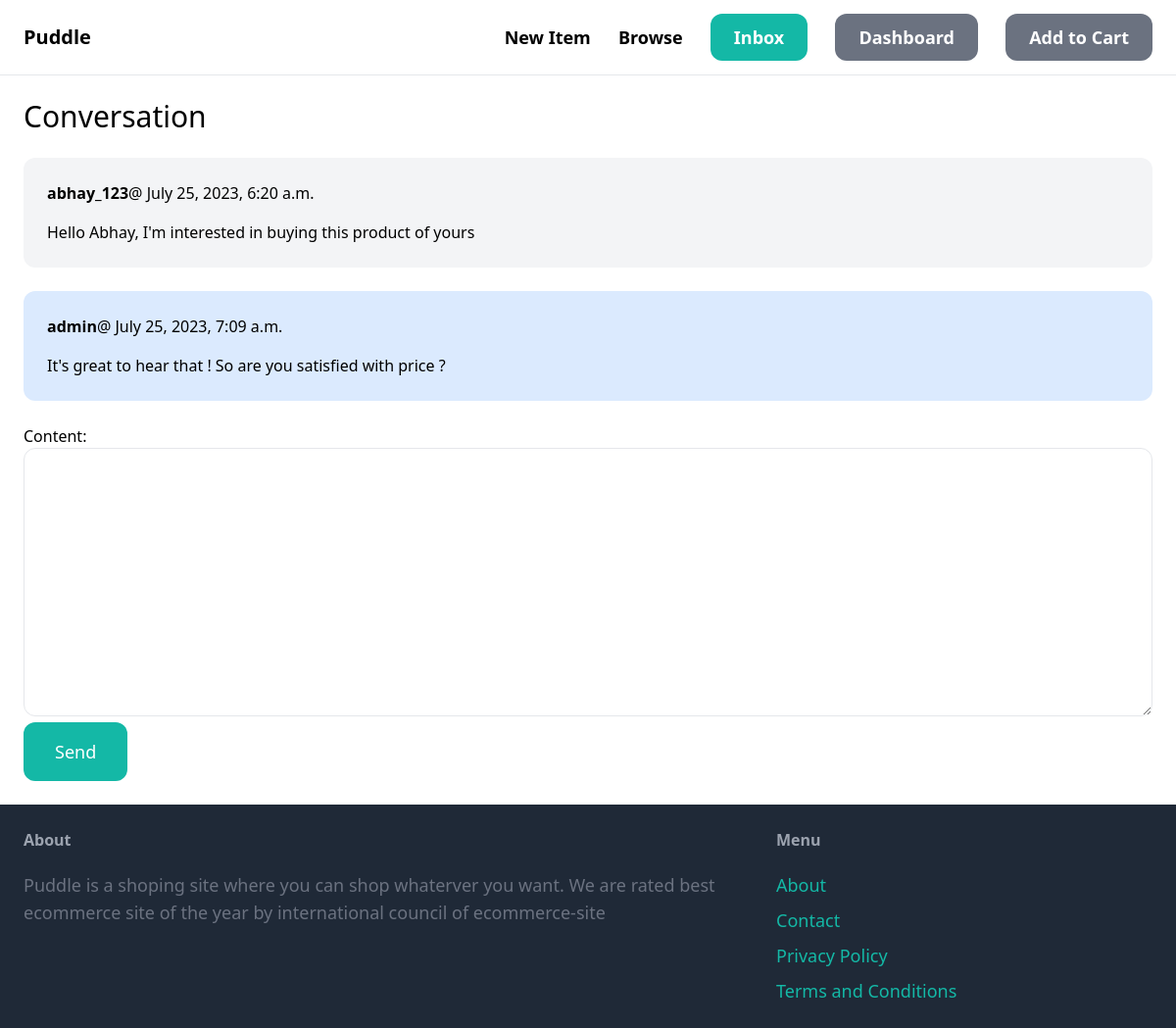
The page /inbox/1/ (signed in) on the database its author committed.
### conversation/models.py (models this page shows)
class ConversationMessage(models.Model):
    conversation = models.ForeignKey(Conversation, related_name='messages', on_delete=models.CASCADE)
    content = models.TextField()
    created_at = models.DateTimeField(auto_now_add=True)
    created_by = models.ForeignKey(User, related_name='created_messages', on_delete=models.CASCADE)

### conversation/views.py (the view)
# urls.py: path('<int:pk>/', views.detail, name = 'detail'),
@login_required
def detail(request, pk):
    conversation = Conversation.objects.filter(members__in=[request.user.id]).get(pk=pk)
    if request.method == 'POST':
        form = ConversationMessageForm(request.POST)
        if form.is_valid():
            conversation_message = form.save(commit=False)
            conversation_message.conversation = conversation
            conversation_message.created_by = request.user
            conversation_message.save()
            conversation.save()
            return redirect('conversation:detail',pk=pk)
    else:
        form = ConversationMessageForm()
    return render(request, 'conversation/detail.html',{
        'conversation' : conversation,
        'form' : form
    })

### conversation/forms.py
class ConversationMessageForm(forms.ModelForm):
    class Meta:
        model = ConversationMessage
        fields = ('content', )
        widgets = {
            'content' : forms.Textarea(attrs={
                'class' : 'w-full py-4 px-6 rounded-xl border'
            })
        }

### conversation/templates/conversation/detail.html (shortened to what this page needs)
{% extends 'core/base.html' %}
{% block content %}
    <h1 class="mb-6 text-3xl">Conversation</h1>
    <div class="space-y-6">
        {% for message in conversation.messages.all %}
            <div class="p-6 flex {% if message.created_by == request.user %}bg-blue-100 {% else %}bg-gray-100 {% endif %} rounded-xl">
                <div>
                    <p class="mb-4"><strong>{{ message.created_by.username }}</strong>@ {{ message.created_at }}</p>
                    <p>{{ message.content }}</p>
                </div>
            </div>
        {% endfor %}
    </div>
    <form method="POST" action = "." class="mt-6">
        {{ form.as_p }}
        <button class="py-4 px-8 text-lg bg-teal-500 hover:bg-teal-700 rounded-xl text-white">Send</button>
    </form>
{% endblock %}

### rows shown on the page
ConversationMessage: created_by.username "abhay_123", created_at "July 25, 2023, 6:20 a.m.", content "Hello Abhay, I'm interested in buying this product of yours"
ConversationMessage: created_by.username "admin", created_at "July 25, 2023, 7:09 a.m.", content "It's great to hear that ! So are you satisfied with price ?"
